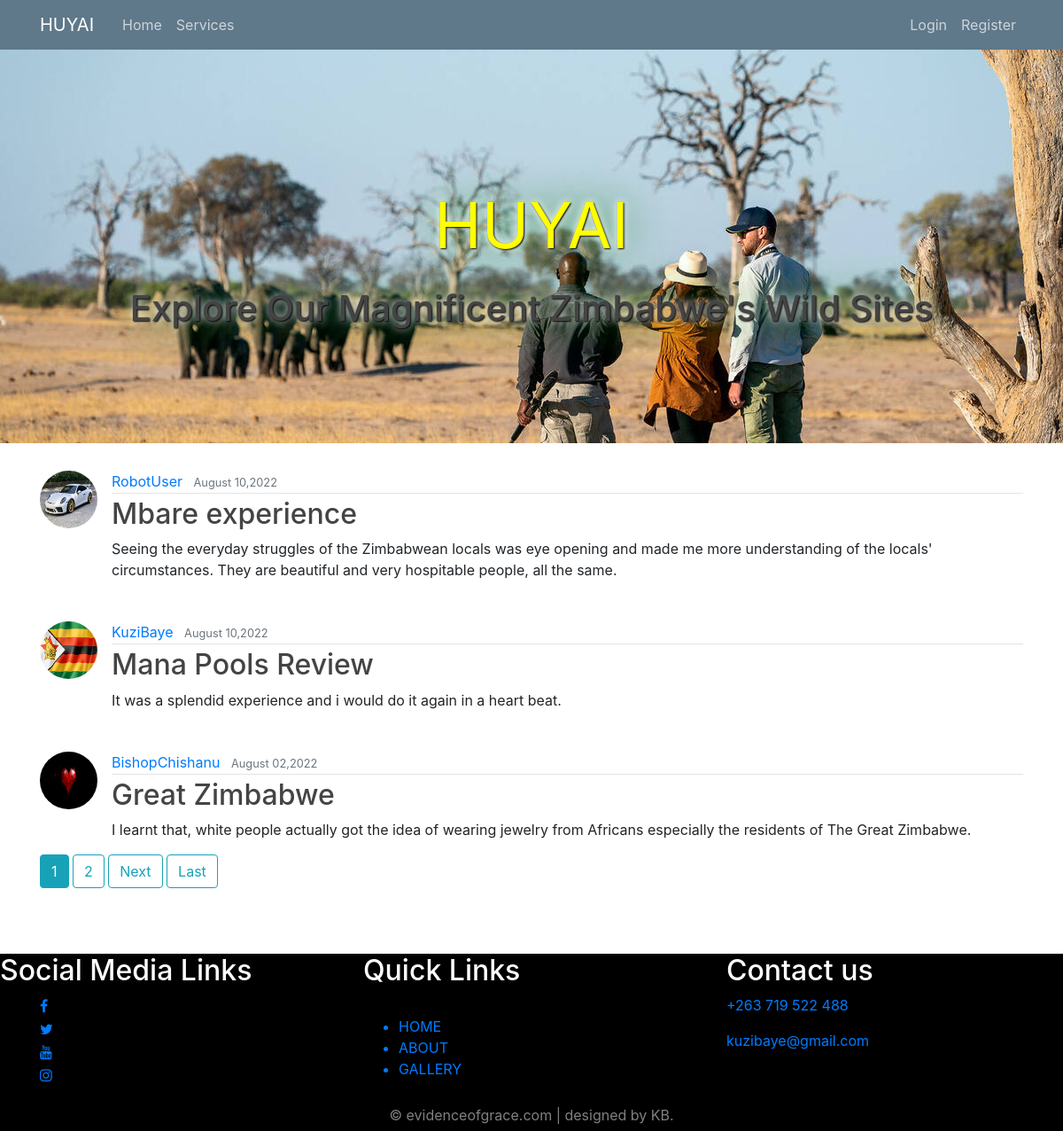
/home/, run on the app's committed database.
### blog/models.py (models this page shows, shortened)
class Post(models.Model):
	title = models.CharField(max_length=100)
	content = models.TextField()
	date_posted = models.DateTimeField(default=timezone.now)
	author = models.ForeignKey(User, on_delete=models.CASCADE)
	'''the difference between reverse and redirect is that reverse returns the url as a string and lets
	the urls.py redirect it, while redirect will send us to a specific url'''

### users/models.py (models this page shows, shortened)
class Profile(models.Model):
	user = models.OneToOneField(User, on_delete=models.CASCADE)
	image = models.ImageField(default='default.jpg', upload_to='profile_pics')

### blog/views.py (the view)
# urls.py: path('home/', PostListView.as_view(), name='blog-home'),
class PostListView(ListView):
	model = Post
	template_name = 'blog/home.html' #<app>/<model>_<viewtype>.html
	context_object_name = 'posts'
	ordering = ['-date_posted']
	paginate_by = 3

### blog/templates/blog/home.html (shortened to what this page needs)
{% extends 'blog/base.html' %}
{% load static %}
{% load embed_video_tags %}
{% block content %}
	{% for post in posts %}
		<article class="media content-section" style="padding-top: 30px;">
			<img class="rounded-circle article-img" src="{{ post.author.profile.image.url }}">
  			<div class="media-body">
    			<div class="article-metadata">
      				<a class="mr-2" href="{% url 'user-posts' post.author.username %}">{{ post.author }}</a>
      				<small class="text-muted">{{ post.date_posted|date:"F d,Y" }}</small>
    			</div>
    			<h2><a class="article-title" href="{% url 'post-detail' post.id %}">{{ post.title }}</a></h2>
    			<p class="article-content">{{ post.content }}</p>
  			</div>
		</article>
	{% endfor %}
	{% if is_paginated %}
		{% for num in page_obj.paginator.page_range %}
			{% if page_obj.number == num %}
				<a class="btn btn-info mb-4" href="?page={{ num }}">{{ num }}</a>
			{% elif num > page_obj.number|add:'-3' and num < page_obj.number|add:'3' %}
				<a class="btn btn-outline-info mb-4" href="?page={{ num }}">{{ num }}</a>
			{% endif %}
		{% endfor %}
		{% if page_obj.has_next %}
			<a class="btn btn-outline-info mb-4" href="?page={{ page_obj.next_page_number }}">Next</a>
			<a class="btn btn-outline-info mb-4" href="?page={{ page_obj.paginator.num_pages }}">Last</a>
		{% endif %}
	{% endif %}
{% endblock content %}

### blog/templates/blog/base.html (shortened to what this page needs)
{% load static %}
{% load embed_video_tags %}
<!DOCTYPE html>
<html lang="en">
	<head>
    	<link rel="stylesheet" href="https://cdn.jsdelivr.net/npm/bootstrap@4.0.0/dist/css/bootstrap.min.css">
    	<link rel="stylesheet" href="https://cdnjs.cloudflare.com/ajax/libs/font-awesome/4.7.0/css/font-awesome.min.css">
    	<link rel="stylesheet" type="text/css" href=" {% static 'blog/main.css' %}">
	<div class="header-image">
		<div class="header-text">
			<p>HUYAI</p>
			<h1>Explore Our Magnificent Zimbabwe's Wild Sites</h1>
		</div>
	</div>
	</head>
	<body>
		{% load social_share %}
		<header class="site-header">
  			<nav class="navbar navbar-expand-md navbar-dark bg-steel fixed-top">
    			<div class="container">
      				<a class="navbar-brand mr-4" href="{% url 'blog-home' %}">HUYAI</a>
      			<div class="collapse navbar-collapse" id="navbarToggle">
        			<div class="navbar-nav mr-auto">
          				<a class="nav-item nav-link" href="{% url 'blog-home' %}">Home</a>
          				<a class="nav-item nav-link" href="{% url 'blog-about' %}">Services</a>
        			</div>
        			<div class="navbar-nav">
        				{% if user.is_authenticated %}
        					<a class="nav-item nav-link" href="{% url 'post-create' %}">New Post</a>
        					<a class="nav-item nav-link" href="{% url 'profile' %}">Profile</a>
        					<a class="nav-item nav-link" href="{% url 'logout' %}">Logout</a>
        				{% else %}
          					<a class="nav-item nav-link" href="{% url 'login' %}">Login</a>
         			 		<a class="nav-item nav-link" href="{% url 'register' %}">Register</a>
         			 	{% endif %}
        			</div>
      			</div>
    			</div>
  			</nav>
</header>
		<div class="container" style="padding-top: 0px; padding-bottom: 250px;"  >
			<main role="main" class="container">
  			<div class="row">
    			<div class="col-md-8">
    			</div>
  			</div>
			</main>
			{% block content %}
      		{% endblock %}
			{% include 'blog/footer.html' %}
		</div>
	</body>
</html>

### blog/templates/blog/footer.html
{% load social_share %}
<div class="footer text-white">
	<div class="row">
		<div class="col-md-4 ">
			<h2 style="color: white";>Social Media Links</h2>
			<ul>
				<a href="https://www.facebook.com/" class="fa fa-facebook" style="display: block; padding: 5px;"></a>
				<a href="https://twitter.com/home" class="fa fa-twitter"style="display: block; padding: 5px;"></a>
				<a href="https://www.youtube.com/" class="fa fa-youtube"style="display: block; padding: 5px;"></a>
				<a href="https://www.instagram.com/" class="fa fa-instagram"style="display: block; padding: 5px;"></a>
			</ul>
		</div>
		<div class="col-md-4">
			<h2 style="color: white;">Quick Links</h2>
            <br>
            <ul style="text-decoration: none;">
            	<a href="#">
            		<li>HOME</li>
            	</a>
            	<a href="#">
            		<li>ABOUT</li>
            	</a>
            	<a href="#">
            		<li>GALLERY</li>
            	</a>
            </ul>
		</div>
		<div class="col-md-4" style="display: block;">
			<h2 style="color: white;">Contact us</h2>
			<p><a href="+263 719 522 488">+263 719 522 488</a></p>
			<p><a href="https://mail.google.com/mail/u/0/#inbox">kuzibaye@gmail.com</a></p>
		</div>
		<div style="text-align: center; width: 100%; padding-top: 20px; color: grey;">
			&copy; evidenceofgrace.com | designed by KB.
		</div>
	</div>
</div>

### blog/static/blog/main.css (style rules this page uses)
h1, h2, h3, h4, h5, h6 { color: #444444; }
ul { margin: 0; }
.bg-steel { background-color: #5f788a; }
.site-header .navbar-nav .nav-link { color: #cbd5db; }
.article-title { color: #444444; }
.article-content { white-space: pre-line; }
.article-img { height: 65px; width: 65px; margin-right: 16px; }
.article-metadata { padding-bottom: 1px; margin-bottom: 4px; border-bottom: 1px solid #e3e3e3 }
.footer { position: absolute; bottom: 0; left: 0; right: 0; height: 200px; padding-bottom: 0px; background-color: black; width: 100%; }
.footer p { text-align: justify; }

### data on the page
Post: author.profile.image (placeholder picture), author "RobotUser", date_posted "August 10,2022", title "Mbare experience", content "Seeing the everyday struggles of the Zimbabwean locals was eye opening and made me more understanding of the locals' circumstances. They are beautiful and very hospitable people, all the same."
Post: author.profile.image (picture), author "KuziBaye", date_posted "August 10,2022", title "Mana Pools Review", content "It was a splendid experience and i would do it again in a heart beat."
Post: author.profile.image (picture), author "BishopChishanu", date_posted "August 02,2022", title "Great Zimbabwe", content "I learnt that, white people actually got the idea of wearing jewelry from Africans especially the residents of The Great Zimbabwe."

### other printed values
{{ num }} "1"
{{ num }} "2"
